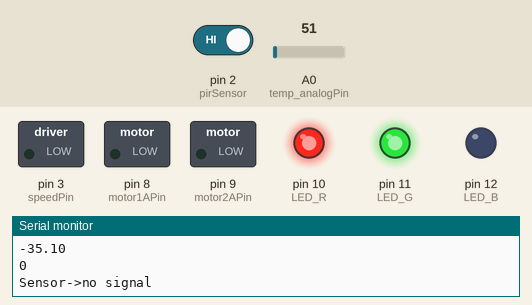
Simulated run of this sketch. Board: Arduino Uno, built with avr-gcc and run on an emulated ATmega328P. On the bench: switched loads named in the sketch (green lamp = pin HIGH), output pins drawn as LEDs (lit = HIGH), the last lines printed to the serial monitor. Inputs (shaded band) come from the test bench; at power-on: pin 2 (pirSensor) HIGH, A0 (temp_analogPin) = 51.

Above: at 1.8 s.
1.9 s: pin 2 (pirSensor) driven LOW
At 3.2 s:
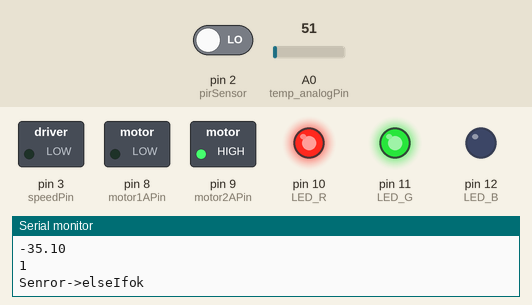
3.5 s: A0 (temp_analogPin) set to 130
5.2 s: A0 (temp_analogPin) set to 144
At 6.6 s:
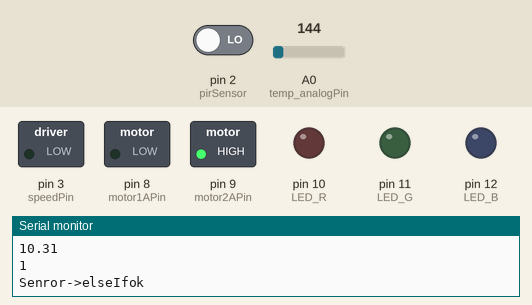
7.5 s: pin 2 (pirSensor) driven HIGH
At 9.2 s:
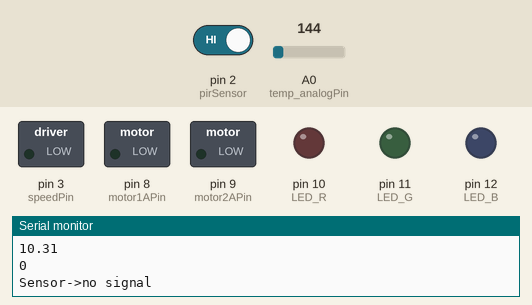
9.5 s: A0 (temp_analogPin) set to 112
At 11.0 s:
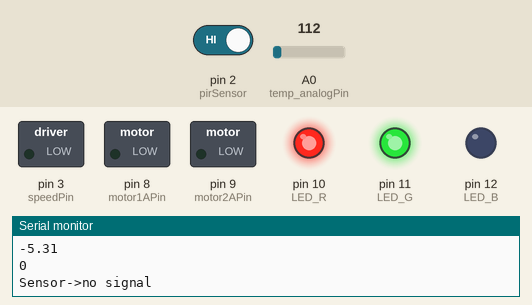
11.5 s: A0 (temp_analogPin) set to 163
At 12.5 s:
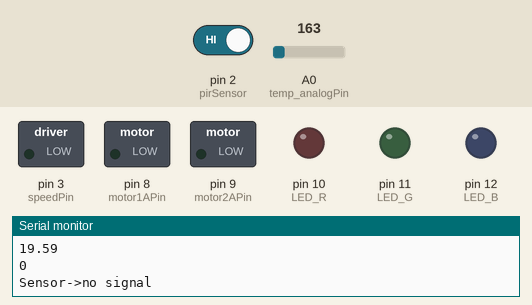
Timing chart, 0 to 14.5 s (numbered marks = the images above; inputs shaded):
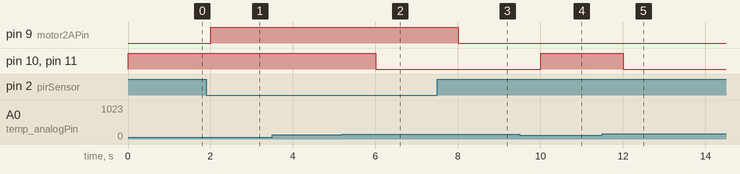

The sketch:

integral_test_final.ino
```cpp
/*
 * 変数群
 */

int LED_R = 10;            // デジタルピン9番に赤色LEDを割り当てる(変数)
int LED_G = 11;            // デジタルピン10番に緑色LEDを割り当てる(変数)
int LED_B = 12;            // デジタルピン11番に青色LEDを割り当てる(変数)
int WAIT = 500;            // 待ち時間の指定
int pirSensor=2;           //人感センサを読み取るピン
int speedPin = 3;          // PWM制御出力ピン
int motor1APin = 8;        // 1A ピン
int motor2APin = 9;        // 2A　ピン
int speed_value_motor1;    //PWM値
int temp_analogPin=0;      //温度センサを読み取るアナログピン
float cel2=0.0;            //気温
volatile int pir_flag =0;  //人感センサのオンオフのフラグ

/*-------------------------------------------
 * LEDの色制御
 */
void red(){
  digitalWrite(LED_R, LOW);
  digitalWrite(LED_G, HIGH);   // 赤色LEDを点灯しその他を消灯
  digitalWrite(LED_B, HIGH);
}
void blue(){
  digitalWrite(LED_R, HIGH);
  digitalWrite(LED_G, HIGH);  //青色LEDを点灯しその他を消灯
  digitalWrite(LED_B, LOW);
}
void green(){
  digitalWrite(LED_R, HIGH);
  digitalWrite(LED_G, LOW);   // 緑色LEDを点灯しその他を消灯
  digitalWrite(LED_B, HIGH);
}

void orange(){
  digitalWrite(LED_R, LOW);
  digitalWrite(LED_G, LOW);   // 橙=()を点灯しその他を消灯
  digitalWrite(LED_B, HIGH);
}
void white(){
  digitalWrite(LED_R, LOW);
  digitalWrite(LED_G, LOW);   // 白=(赤＋青＋緑)を点灯しその他を消灯
  digitalWrite(LED_B, LOW);
}
/* 終了
 * ------------------------------------
 */


 /*-----------------------------------
  * 温度によりLEDの色を制御
  */
void temp_LED(){
  int val=analogRead(temp_analogPin);
  float cel =(float)val*500.0/1024.0-60.0;
  if(cel<10)//if temperature is in (-inf,10), then LED is blue.
    blue();
  else if(cel<20)//if temperature is in [10,20),then LED is white.
    white();
  else if(cel<30)//if temperature is in [20,30),then LED is orange
    orange();
  else//LED is otherwise red. i.e. temperature is in [30,inf)
    red();
  cel2=cel;//計算結果を反映
}

/*
 * 終了
 * -------------------------------
 */


/*-------------------------------------
 * 扇風機関連のプログラム
 */
void pwm_with(int speed_num){
  digitalWrite(motor1APin, LOW); // 1Y is set LOW
  digitalWrite(motor2APin, HIGH); //　2Y is set HIGH
  speed_value_motor1 = speed_num; // this has 0~255
  analogWrite(speedPin, speed_value_motor1);
}

void stop_fan(){
  digitalWrite(motor1APin, LOW);
  digitalWrite(motor2APin, LOW);
  analogWrite(speedPin, 0);
}
void turnOn_fan(){
  Serial.println("Senror->ok");
  pwm_with(255);
  delay(5000);
}
void turnOff_fan(){
  Serial.println("Sensor->no signal");
  stop_fan();
  delay(1000);
}
/*
 * 終了
 * ------------------------------------
 */


/*-------------------------------------------------
 * 人感フラグ割り込み時の関数
 */
void pir_rising(){

  pir_flag=1;
}

void pir_falling(){
  pir_flag=0;
}
void pir_change(){
  pir_flag=(pir_flag+1)%2;
}

/*
 * 終了
 * ----------------------------------------------
 */


/*
 * 温度によって速度を変化
 */

void motor_from_temp(){
  if(cel2>=25){
    Serial.println("Senror->Ifok");
    pwm_with(255);
    delay(5000);
  }
  else if(cel2>=15){
    Serial.println("Senror->elseIfok");
    pwm_with(156);
    delay(5000);
  }
  else{
    Serial.println("Senror->elseIfok");
    pwm_with(0);
    delay(1000);
  }
}

 /*
  * 終了
  *------------------------
  */

 void setup(){
  Serial.begin(9600);
  pinMode(LED_R, OUTPUT);  // それぞれのピンを出力に設定
  pinMode(LED_G, OUTPUT);
  pinMode(LED_B, OUTPUT);
  pinMode(speedPin, OUTPUT);
  pinMode(motor1APin, OUTPUT);
  pinMode(motor2APin, OUTPUT);
  pinMode(pirSensor,INPUT_PULLUP);
  //attachInterrupt(digitalPinToInterrupt(pirSensor),pir_rising,RISING);
  //attachInterrupt(digitalPinToInterrupt(pirSensor),pir_falling,FALLING);
  attachInterrupt(digitalPinToInterrupt(pirSensor),pir_change,CHANGE);
}


 void loop(){
  int pos=pir_flag;
  temp_LED();
  Serial.println(cel2);
  Serial.println(pos);
  if(pos){
    motor_from_temp();
  }
  else{
    turnOff_fan();
  }
}
```

Measured:
- the behaviour switches between 143 and 144 on A0 (temp_analogPin) (found by bisection; images 1 and 2)
- after the input at 1.9 s, pin 9 (motor2APin): LOW → HIGH after 0.10 s
- after the input at 5.2 s, pin 10 (LED_R), pin 11 (LED_G): HIGH → LOW after 0.81 s
- after the input at 7.5 s, pin 9 (motor2APin): HIGH → LOW after 0.51 s
- after the input at 9.5 s, pin 10 (LED_R), pin 11 (LED_G): LOW → HIGH after 0.51 s
- after the input at 11.5 s, pin 10 (LED_R), pin 11 (LED_G): HIGH → LOW after 0.51 s
